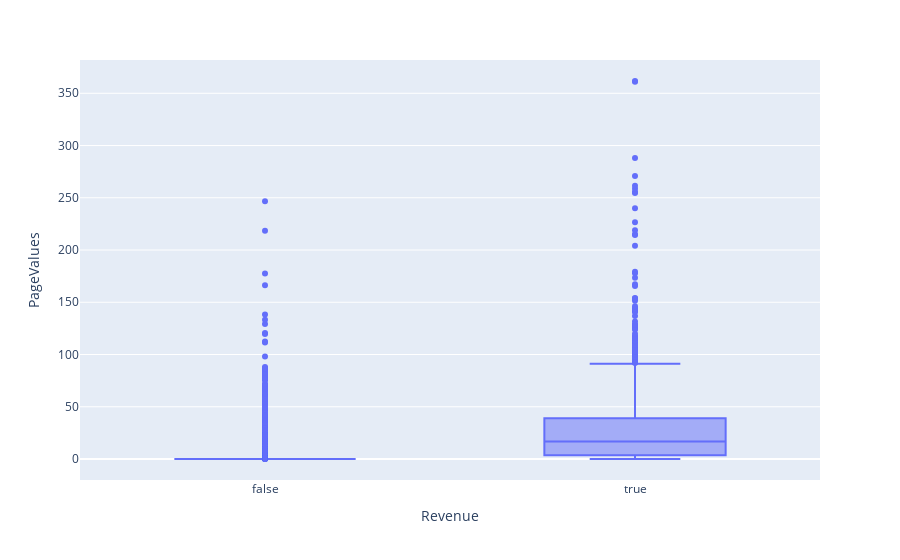

Write notebook code for a chart like this one.
### Code cell
fig = px.box(df, x='Revenue', y='PageValues')

fig.show()

### Figure 1 — Plotly figure (JSON) as saved in the notebook; plotly's stock layout.template omitted (floating-point values rounded to 4 significant figures; data arrays with more than 128 entries replaced by an {"elided": "..."} marker saying what was removed)
{"data": [{"alignmentgroup": "True", "hovertemplate": "Revenue=%{x}<br>PageValues=%{y}<extra></extra>", "legendgroup": "", "marker": {"color": "#636efa"}, "name": "", "notched": false, "offsetgroup": "", "orientation": "v", "showlegend": false, "type": "box", "x": {"elided": "12205 bool values"}, "x0": " ", "xaxis": "x", "y": {"elided": "12205 float values"}, "y0": " ", "yaxis": "y"}], "layout": {"boxmode": "group", "legend": {"tracegroupgap": 0}, "margin": {"t": 60}, "xaxis": {"anchor": "y", "domain": [0, 1], "title": {"text": "Revenue"}}, "yaxis": {"anchor": "x", "domain": [0, 1], "title": {"text": "PageValues"}}}}
